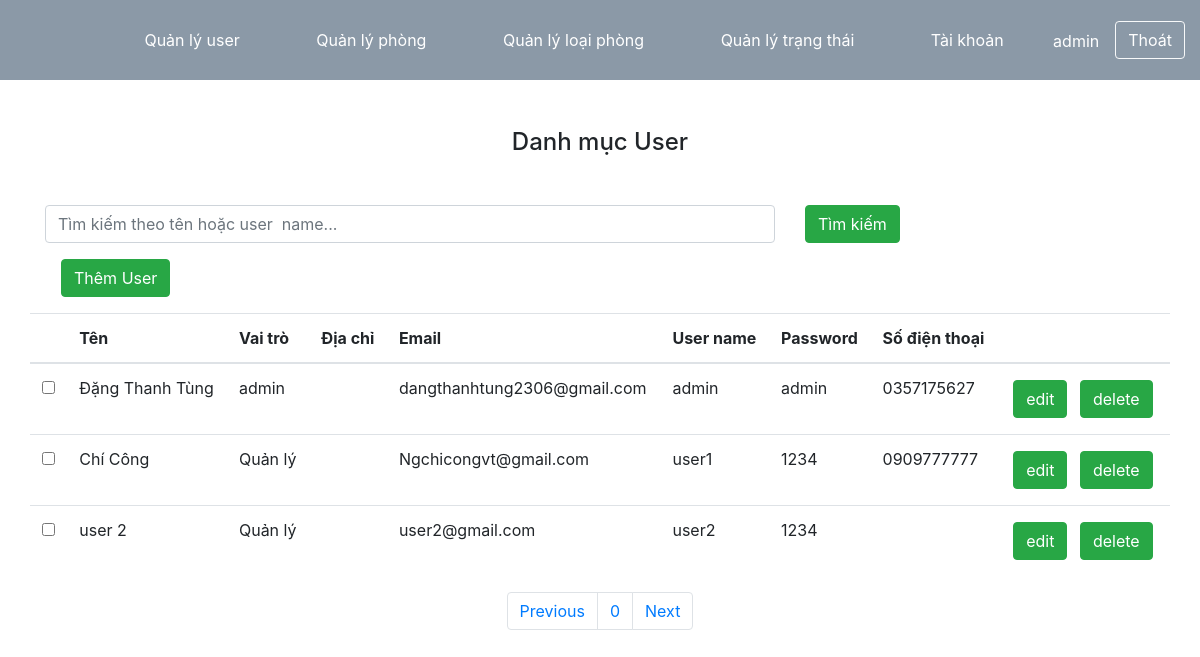
The app's page /admin/index.php?action=danhmucuser&p=0 (signed in) with its own data.
### tables this page shows
CREATE TABLE IF NOT EXISTS `user` (
  `ID` int NOT NULL AUTO_INCREMENT,
  `ten` varchar(255) DEFAULT NULL,
  `diachi` varchar(255) DEFAULT NULL,
  `email` varchar(255) NOT NULL,
  `user` varchar(255) NOT NULL,
  `pass` varchar(255) NOT NULL,
  `role` tinyint(1) NOT NULL DEFAULT '0',
  `sdt` varchar(20) NOT NULL,
  PRIMARY KEY (`ID`)
);

### admin/danhmucuser/docdsuser.php (called while the page is built, shortened)
<?php
	$u = new userModel();
	$dsrole = userModel::$dsrole;
	$key = "";
	$url_query = "";
	$page = 0;
	if(!isset($_GET['p']))
	{
		$page = 0;
	}
	else{
		$page = $_GET['p'];
		$url_query = $url_query."&p=".$_GET['p'];
	}
	$limit = 10;
	$count = 0;
	$dsuser = $u->phantrang($page,$key,$limit,$count);
	include('../lib/phantrang.php');
	$url = 'index.php?action=danhmucuser'.$url_query;
	$phantrang = phantrang($count,$url,$limit);
 ?>

### models/database.php (called while the page is built, shortened)
<?php
	class connect{
		public function get_data($sql)
		{
			$conn = mysqli_connect("localhost","root","","quanlykhachsan");
			$result = mysqli_query($conn,$sql);
			$arr = mysqli_fetch_all($result,MYSQLI_ASSOC);
			return $arr;
		}
	}
 ?>

### models/userModel.php (called while the page is built, shortened)
<?php
	class userModel extends connect
	{
		public function phantrang($p,$key,$limit,&$count)
		{
			$offset = $limit*$p;
			$sql = "select count(ID) as count from user where ten like '%$key%' or user like '%$key%';";
			$ds = $this->get_data($sql);
			$sql = "select * from user where ten like '%$key%' or user like '%$key%' ORDER BY role,ten LIMIT $limit OFFSET $offset;";
				$ds = $this->get_data($sql);
			return $ds;
		}
	}
 ?>

### admin/danhmucuser/load_danhmucuser.php (the view)
<div class="text-center m-5"><h4>Danh mục User</h4></div>
<form action="index.php?action=danhmucuser" method="get">
		<div class="row">
			<div class="col col-md-8">
				<input class="form-control" type="text" name="key" placeholder="Tìm kiếm theo tên hoặc user  name...">
			</div>
			<div class="col col-md-4"><input type="submit" class="btn btn-success" name="btn_timkiem" value="Tìm kiếm" name=""></div>
		</div>
	</form>
<a href="index.php?action=thongtinuser"><button type="submit" class="btn btn-success m-3">Thêm User</button></a>
<div class="row">
	<table class="table">
			  <thead>
			    <tr>
			      <th scope="col"></th>
					<th scope="col">Tên</th>
					<th scope="col">Vai trò</th>
					<th scope="col">Địa chỉ</th>
					<th scope="col">Email</th>
					<th scope="col">User name</th>
					<th scope="col">Password</th>
					<th scope="col">Số điện thoại</th>
					<th scope="col"></th>
			    </tr>
			  </thead>
			  <tbody>
			    <?php foreach ($dsuser as $key => $value): ?>
			    	<tr>
						<th><input type="checkbox" name=""></th>
						<td><?php echo $value["ten"] ?></td>
						<td>
							<?php
								foreach ($dsrole as $keyrole => $role) {
									if($role['id']==$value["role"])
									{
										echo $role['role'];
									}
								}
							 ?>
						</td>
						<td><?php echo $value["diachi"] ?></td>
						<td><?php echo $value["email"] ?></td>
						<td><?php echo $value["user"] ?></td>
						<td><?php echo $value["pass"] ?></td>
						<td><?php echo $value["sdt"] ?></td>
						<td>
							<?php
								$id_delete = "index.php?action=xoauser&id=".$value["ID"] ;
								$id_update = "index.php?action=suauser&id=".$value["ID"];
							?>
				      	<a href=<?php echo $id_update ?>><input type="button" class="btn btn-success m-1" name="" value="edit"></a>
				      	<a href=<?php echo $id_delete ?>><input type="button" class="btn btn-success m-1"  name="" value="delete"></a>
						</td>
					</tr>
			    <?php endforeach ?>
			  </tbody>
			</table>
</div>
<div class="text-center"><?php echo $phantrang ?></div>

### css/style.css (style rules this page uses)
* { margin: 0; padding: 0; box-sizing: border-box; list-style: none; text-decoration: none; }

### records on screen
user: ten "Đặng Thanh Tùng", role "admin", email "dangthanhtung2306@gmail.com", user "admin", pass "admin", sdt "0357175627"
user: ten "Chí Công", role "Quản lý", email "Ngchicongvt@gmail.com", user "user1", pass "1234", sdt "0909777777"
user: ten "user 2", role "Quản lý", email "user2@gmail.com", user "user2", pass "1234"

### other values on screen
$_SESSION['user'] "admin"
